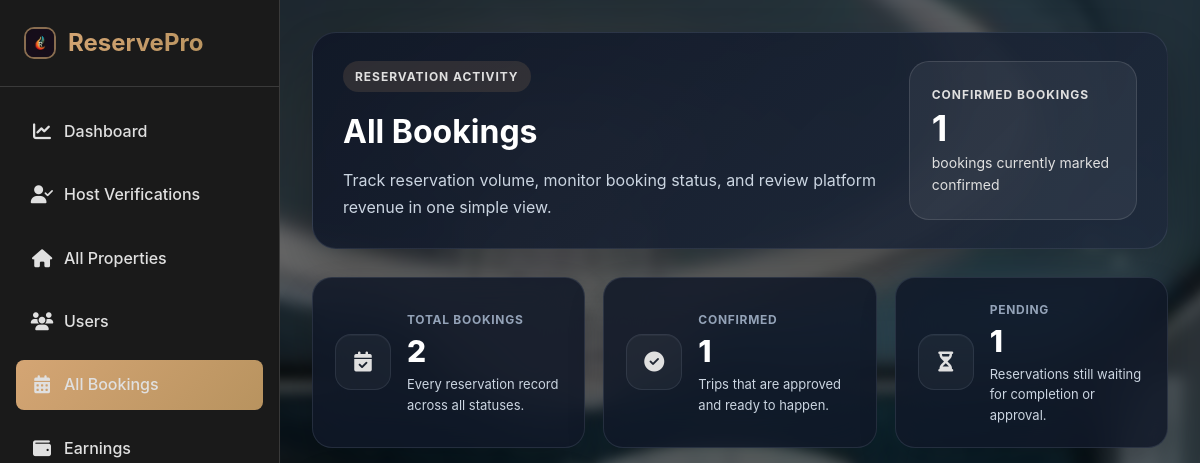
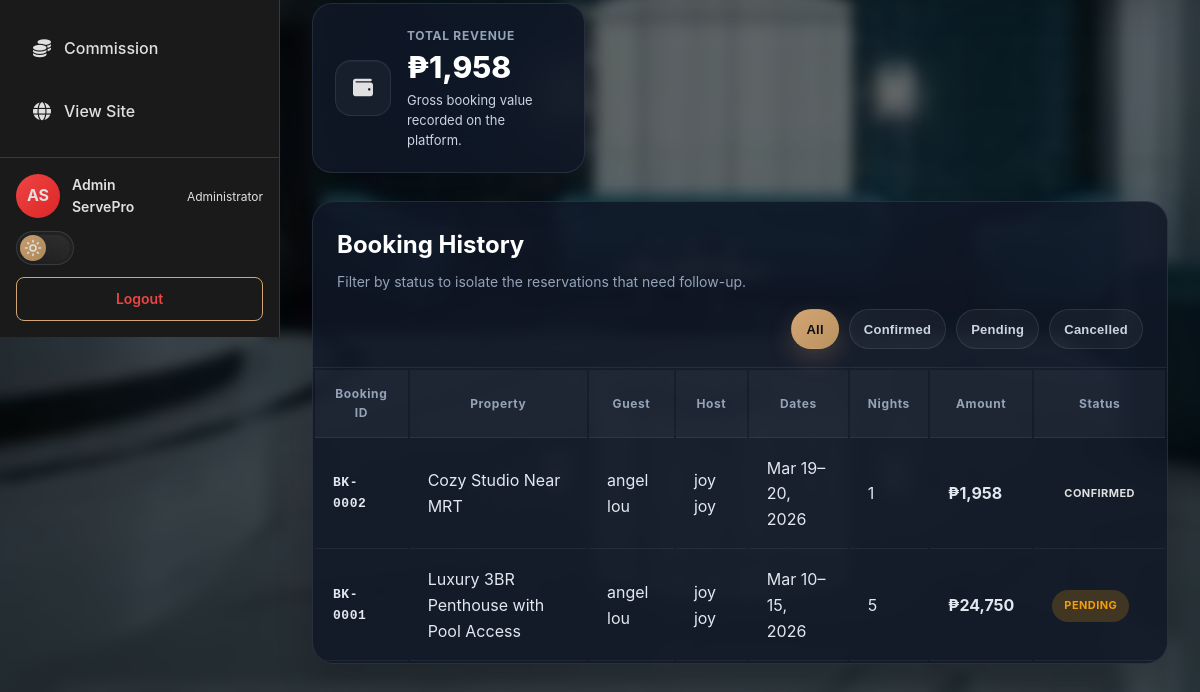
The app's page /admin/bookings.php (signed in), older data (2 pictures, top to bottom).
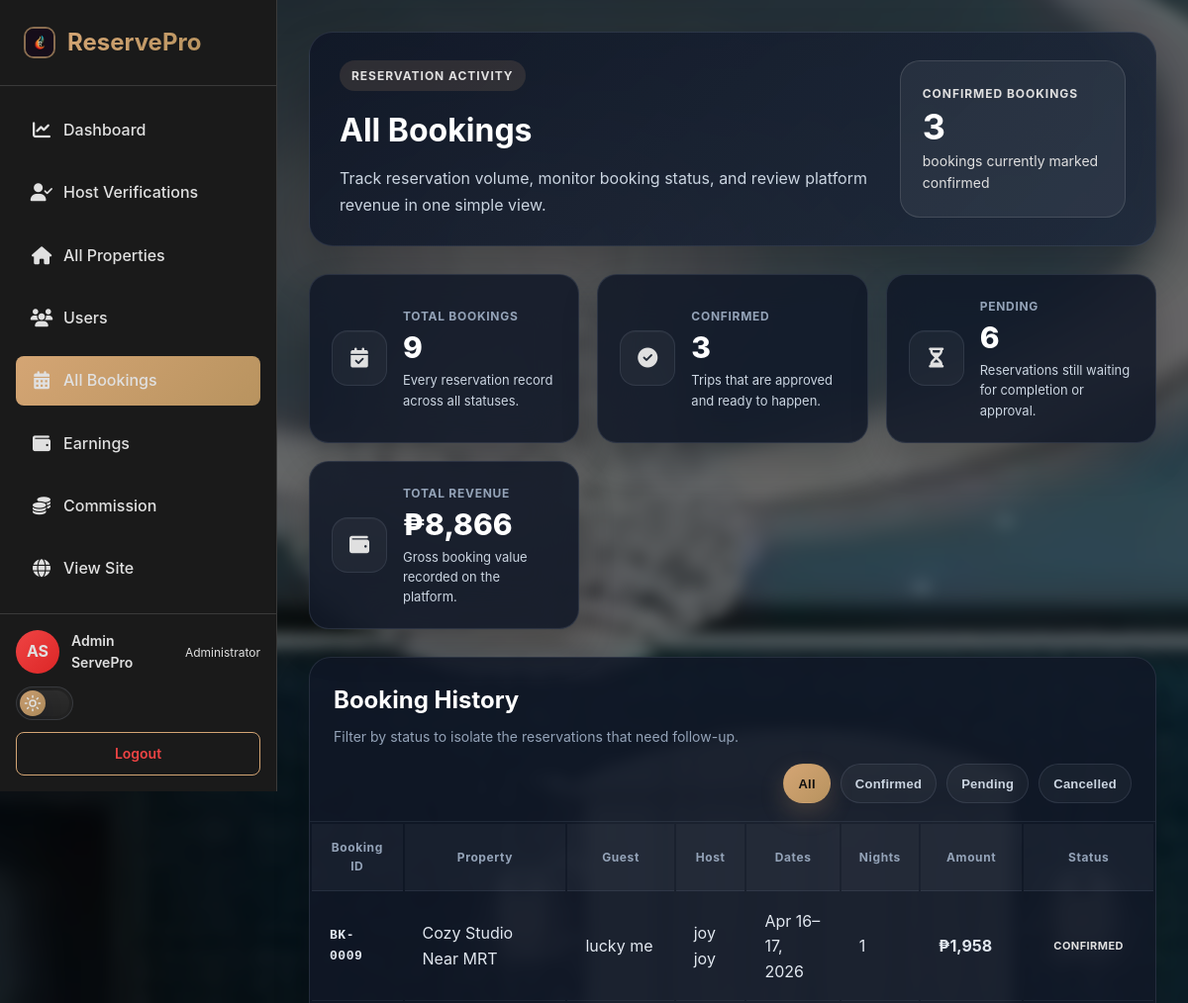
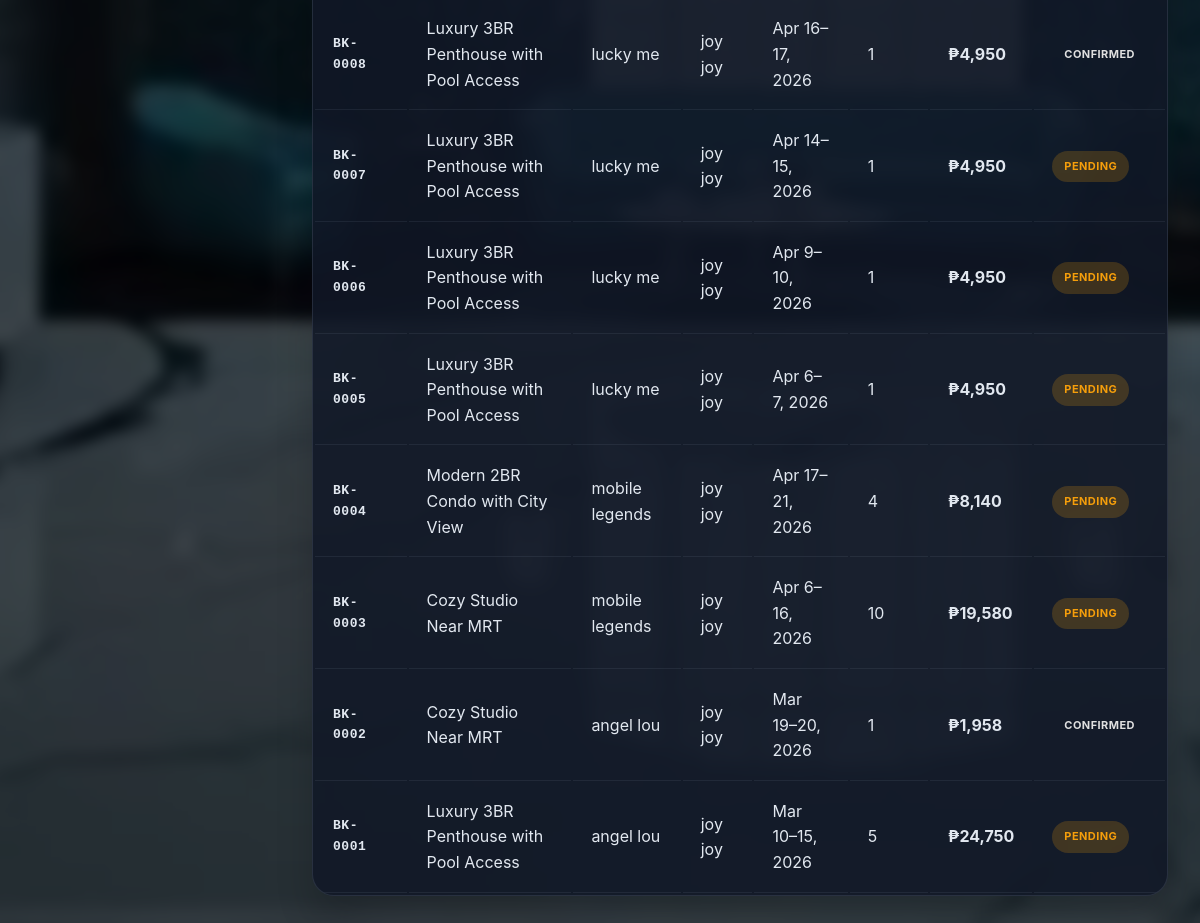
The same page, newer data (2 pictures, top to bottom).
### tables this page shows
CREATE TABLE `users` (
  `id` int(11) NOT NULL,
  `first_name` varchar(50) NOT NULL,
  `last_name` varchar(50) NOT NULL,
  `date_of_birth` date DEFAULT NULL,
  `email` varchar(100) NOT NULL,
  `password` varchar(255) NOT NULL,
  `created_at` timestamp NOT NULL DEFAULT current_timestamp(),
  `role` enum('guest','host','admin') DEFAULT 'guest',
  `email_verified` tinyint(1) NOT NULL DEFAULT 0,
  `verification_token` varchar(100) DEFAULT NULL,
  `host_verified` tinyint(1) NOT NULL DEFAULT 0,
  `host_verification_status` enum('none','under review','approved','rejected') NOT NULL DEFAULT 'none'
);

CREATE TABLE `bookings` (
  `id` int(11) NOT NULL,
  `property_id` int(11) NOT NULL,
  `guest_id` int(11) NOT NULL,
  `check_in` date NOT NULL,
  `check_out` date NOT NULL,
  `guests` int(11) NOT NULL,
  `total_price` decimal(10,2) NOT NULL,
  `status` enum('pending','confirmed','cancelled','completed') DEFAULT 'pending',
  `booking_date` timestamp NOT NULL DEFAULT current_timestamp()
);

CREATE TABLE `properties` (
  `id` int(11) NOT NULL,
  `host_id` int(11) NOT NULL,
  `title` varchar(255) NOT NULL,
  `description` text NOT NULL,
  `property_type` enum('house','apartment','condo','villa','hotel') NOT NULL,
  `address` text NOT NULL,
  `city` varchar(100) NOT NULL,
  `country` varchar(100) NOT NULL,
  `price_per_night` decimal(10,2) NOT NULL,
  `max_guests` int(11) NOT NULL,
  `bedrooms` int(11) NOT NULL,
  `bathrooms` int(11) NOT NULL,
  `latitude` decimal(10,8) DEFAULT NULL,
  `longitude` decimal(11,8) DEFAULT NULL,
  `auto_accept_bookings` tinyint(1) NOT NULL DEFAULT 0,
  `average_rating` decimal(3,2) DEFAULT NULL,
  `review_count` int(11) NOT NULL DEFAULT 0,
  `status` enum('pending','approved','rejected','suspended','out_of_order') DEFAULT 'pending',
  `admin_notes` text DEFAULT NULL,
  `created_at` timestamp NOT NULL DEFAULT current_timestamp(),
  `updated_at` timestamp NOT NULL DEFAULT current_timestamp() ON UPDATE current_timestamp()
);

### config/session.php (called while the page is built, shortened)
<?php
function getCurrentUser() {
    $conn = getDBConnection();
    $user_id = $_SESSION['user_id'];
    $stmt = $conn->prepare("SELECT id, first_name, last_name, email, role, IFNULL(host_verified, 0) AS host_verified FROM users WHERE id = ?");
    $stmt->bind_param("i", $user_id);
    $stmt->execute();
    $result = $stmt->get_result();
    $user = $result->fetch_assoc();
    return $user;
}
?>

### admin/bookings.php (the view, shortened to what the rows shown need)
<?php
require_once __DIR__ . '/../config/session.php';
$user = getCurrentUser();
$conn = getDBConnection();
$query = "
    SELECT
        b.*,
        p.title as property_name,
        p.price_per_night,
        h.first_name as host_first_name,
        h.last_name as host_last_name,
        g.first_name as guest_first_name,
        g.last_name as guest_last_name,
        g.email as guest_email,
        DATEDIFF(b.check_out, b.check_in) as nights
    FROM bookings b
    JOIN properties p ON b.property_id = p.id
    JOIN users h ON p.host_id = h.id
    JOIN users g ON b.guest_id = g.id
    ORDER BY b.booking_date DESC
";
$result = $conn->query($query);
$bookings = $result->fetch_all(MYSQLI_ASSOC);
$stats = [
    'total' => count($bookings),
    'confirmed' => 0,
    'pending' => 0,
    'cancelled' => 0,
    'total_revenue' => 0
];
foreach ($bookings as $booking) {
    $stats[$booking['status']]++;
    if ($booking['status'] === 'confirmed') {
        $stats['total_revenue'] += $booking['total_price'];
    }
}
?>
<!DOCTYPE html>
<html lang="en">
<head>
    <link rel="stylesheet" href="../assets/css/style.css?v=10.0">
    <link rel="stylesheet" href="https://cdnjs.cloudflare.com/ajax/libs/font-awesome/6.5.2/css/all.min.css">
    <link rel="stylesheet" href="../assets/css/host-dashboard.css?v=27.2">
    <link rel="stylesheet" href="../assets/css/admin.css?v=10.5">
    <link rel="stylesheet" href="../assets/css/theme-toggle.css?v=27.5">
</head>
<body class="dashboard-page admin-page admin-clean-page admin-bookings-page">
    <div class="host-layout">
        <aside class="host-sidebar">
            <div class="sidebar-footer">
                <div class="user-profile">
                    <div class="user-avatar" style="background: linear-gradient(135deg, #EF4444, #DC2626);">
                        <?php echo strtoupper(substr($user['first_name'], 0, 1) . substr($user['last_name'], 0, 1)); ?>
                    </div>
                    <div class="user-info">
                        <div class="user-name"><?php echo htmlspecialchars($user['first_name'] . ' ' . $user['last_name']); ?></div>
                        <div class="user-role">Administrator</div>
                    </div>
                </div>
            </div>
        </aside>
        <main class="host-main">
            <div class="bookings-header admin-page-hero">
                <div class="admin-page-hero-content">
                    <h1>All Bookings</h1>
                </div>
            </div>
            <div class="properties-stats admin-metric-grid">
                <div class="stat-card admin-metric-card">
                    <div class="stat-content admin-metric-copy">
                        <p>Total Bookings</p>
                        <h3><?php echo $stats['total']; ?></h3>
                        <span class="admin-metric-note">Every reservation record across all statuses.</span>
                    </div>
                </div>
            </div>
            <div class="properties-table-container admin-surface">
                <div class="table-header admin-surface-header">
                    <div>
                        <h2>Booking History</h2>
                    </div>
                </div>
                <?php if (empty($bookings)): ?>
                    <div class="empty-state admin-empty-state">
                        <span class="admin-empty-icon"><i class="fa-solid fa-inbox" aria-hidden="true"></i></span>
                        <h3>No Bookings Found</h3>
                        <p>There are no bookings in the system yet.</p>
                    </div>
                <?php else: ?>
                    <table class="properties-table">
                        <thead>
                            <tr>
                                <th>Booking ID</th>
                                <th>Property</th>
                                <th>Guest</th>
                                <th>Host</th>
                                <th>Dates</th>
                                <th>Nights</th>
                                <th>Amount</th>
                                <th>Status</th>
                            </tr>
                        </thead>
                        <tbody>
                            <?php foreach ($bookings as $booking): ?>
                                <tr data-status="<?php echo $booking['status']; ?>">
                                    <td class="booking-id">BK-<?php echo str_pad($booking['id'], 4, '0', STR_PAD_LEFT); ?></td>
                                    <td><?php echo htmlspecialchars($booking['property_name']); ?></td>
                                    <td><?php echo htmlspecialchars($booking['guest_first_name'] . ' ' . $booking['guest_last_name']); ?></td>
                                    <td><?php echo htmlspecialchars($booking['host_first_name'] . ' ' . $booking['host_last_name']); ?></td>
                                    <td><?php echo date('M j', strtotime($booking['check_in'])) . '–' . date('j, Y', strtotime($booking['check_out'])); ?></td>
                                    <td><?php echo $booking['nights']; ?></td>
                                    <td class="amount">₱<?php echo number_format($booking['total_price'], 0); ?></td>
                                    <td>
                                        <span class="status-badge status-<?php echo $booking['status']; ?>">
                                            <?php echo ucfirst($booking['status']); ?>
                                        </span>
                                    </td>
                                </tr>
                            <?php endforeach; ?>
                        </tbody>
                    </table>
                <?php endif; ?>
            </div>
        </main>
    </div>
</body>
</html>

Row changes from the older to the newer data that the page shows:
added bookings: id "0009", property.title "Cozy Studio Near MRT", guest.last_name "lucky me", users.first_name+last_name "joy joy", check_in "Apr 16", check_out "17, 2026", nights "1", total_price "1,958", status "CONFIRMED"
added bookings: id "0008", property.title "Luxury 3BR Penthouse with Pool Access", guest.last_name "lucky me", users.first_name+last_name "joy joy", check_in "Apr 16", check_out "17, 2026", nights "1", total_price "4,950", status "CONFIRMED"
added bookings: id "0007", property.title "Luxury 3BR Penthouse with Pool Access", guest.last_name "lucky me", users.first_name+last_name "joy joy", check_in "Apr 14", check_out "15, 2026", nights "1", total_price "4,950", status "PENDING"
added bookings: id "0006", property.title "Luxury 3BR Penthouse with Pool Access", guest.last_name "lucky me", users.first_name+last_name "joy joy", check_in "Apr 9", check_out "10, 2026", nights "1", total_price "4,950", status "PENDING"
added bookings: id "0005", property.title "Luxury 3BR Penthouse with Pool Access", guest.last_name "lucky me", users.first_name+last_name "joy joy", check_in "Apr 6", check_out "7, 2026", nights "1", total_price "4,950", status "PENDING"
added bookings: id "0004", property.title "Modern 2BR Condo with City View", guest.last_name "mobile legends", users.first_name+last_name "joy joy", check_in "Apr 17", check_out "21, 2026", nights "4", total_price "8,140", status "PENDING"
added bookings: id "0003", property.title "Cozy Studio Near MRT", guest.last_name "mobile legends", users.first_name+last_name "joy joy", check_in "Apr 6", check_out "16, 2026", nights "10", total_price "19,580", status "PENDING"
shown differently, row unchanged: bookings "Mar 19": id "2" → (not shown)
Text that changed along with them:
$stats['confirmed']: "1" → "3"
$stats['total']: (not shown) → "9"
$stats['pending']: "1" → "6"
$stats['total_revenue']: "1,958" → "8,866"
